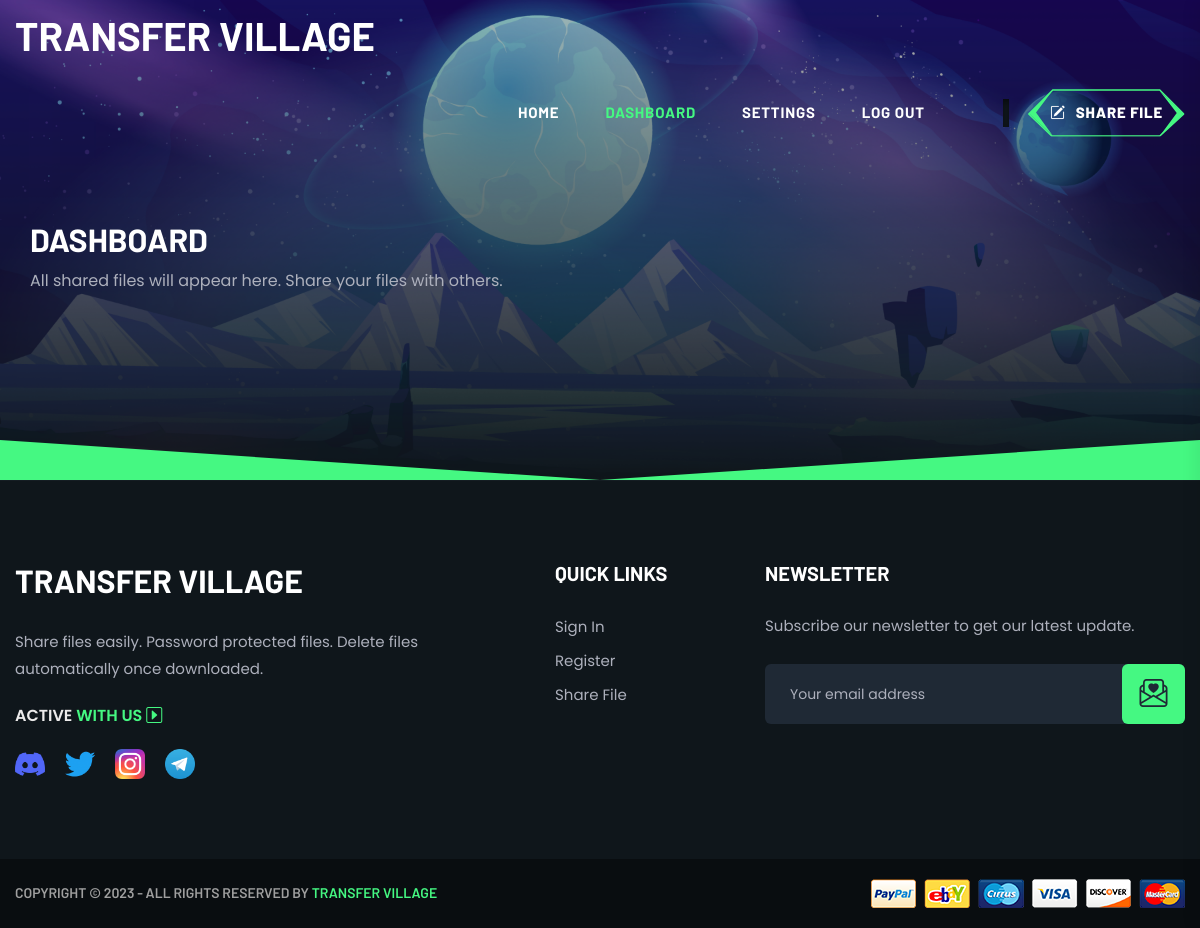
/dashboard/ (signed in), run on an earlier commit of the app's database.
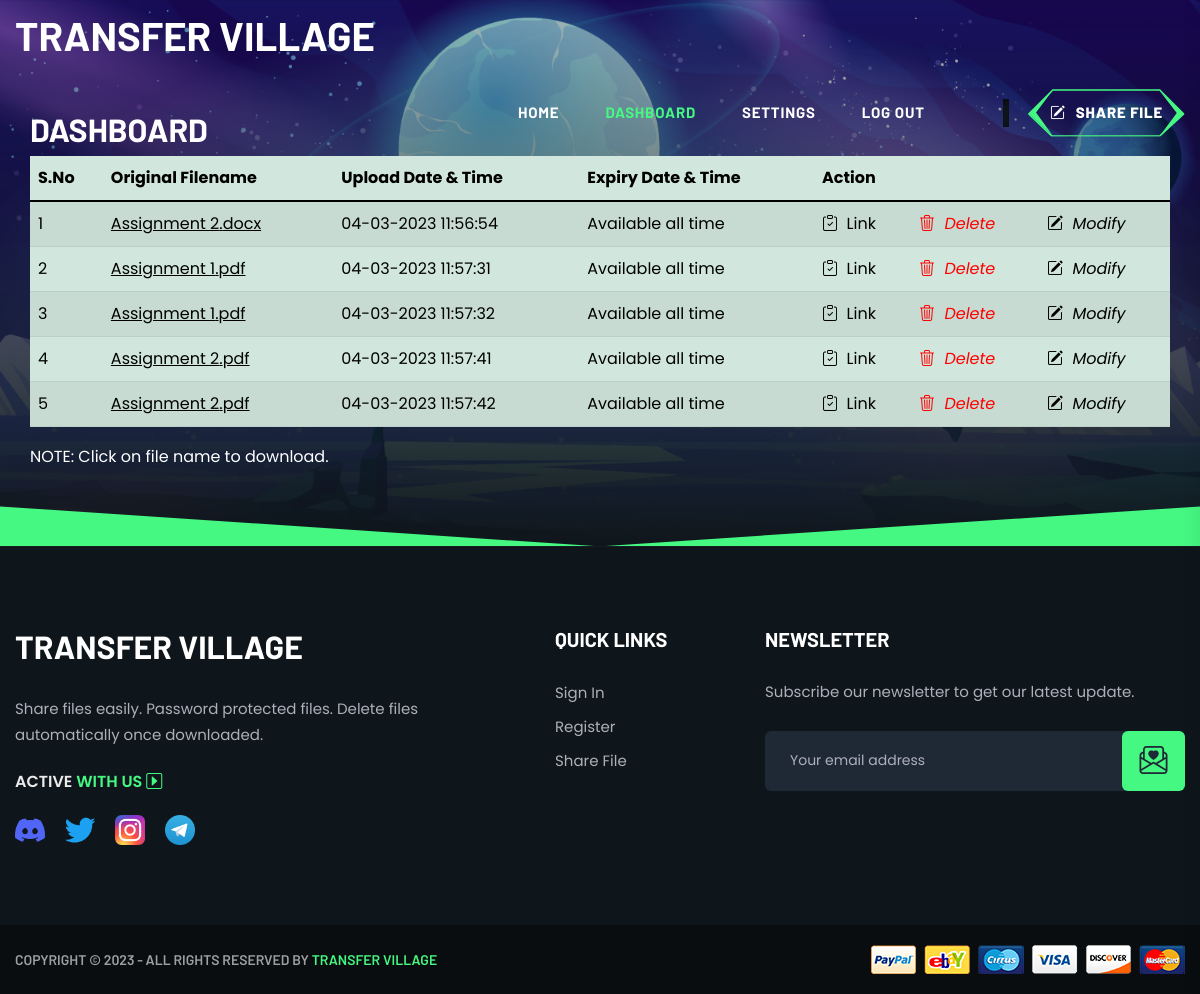
And on a later commit of the database.
### TransferVillage/models.py (models this page shows)
class File(db.Model):
    id = db.Column(db.String(125), primary_key=True)
    folder_name = db.Column(db.String(125))
    original_filename = db.Column(db.String(125))
    filename = db.Column(db.String(125), unique=True)
    is_private = db.Column(db.Boolean, default=False)
    password = db.Column(db.String(1000))
    is_expiry = db.Column(db.Boolean, default=False)
    expires_at = db.Column(db.DateTime)
    uploaded_at = db.Column(db.DateTime)
    link = db.Column(db.String(1000), nullable=False, unique=True)
    user_id = db.Column(db.String(125), db.ForeignKey('user.id'))

### TransferVillage/main/views.py (the view)
@main.route('/dashboard/', methods=['GET','POST'])
@login_required
def dashboard():
    files = File.query.filter_by(user_id=current_user.id).all()
    return render_template('main/dashboard.html', dashboard="active", files=files)

### TransferVillage/models.py (called while the page is built)
@login_manager.user_loader
def load_user(user_id):
    return User.query.get(str(user_id))

### TransferVillage/templates/main/dashboard.html (shortened to what this page needs)
{% extends 'main/base.html' %}
{% block content %}
<main class="main--area">
    <section class="breadcrumb-area breadcrumb__hide-img"
        data-background="{{ url_for('static', filename='assets/img/slider/slider_bg.jpg') }}"
        style="background-image: url(&quot;assets/img/bg/breadcrumb_bg02.jpg&quot;);">
        <div class="container">
            <div class="breadcrumb__wrapper">
                <div class="row">
                    <div class="col-12">
                        <div class="container">
                            <h2> Dashboard</h2>
                            <div class="table-responsive">
                                {% if files %}
                                <table class="table table-success table-striped">
                                    <thead>
                                        <tr>
                                            <th scope="col">S.No</th>
                                            <th scope="col">Original Filename</th>
                                            <th scope="col">Upload Date & Time</th>
                                            <th scope="col">Expiry Date & Time</th>
                                            <th scope="col" colspan="3">Action</th>
                                        </tr>
                                    </thead>
                                    <tbody>
                                        {% for file in files %}
                                        <tr>
                                            <td>{{ loop.index }}</td>
                                            <td><a href="{{ file.link }}"
                                                    style="color: black; text-decoration-line: underline;"
                                                    target="_blank">{{ file.original_filename.split('.')[0] }}.{{
                                                    file.filename.split('.')[1] }}</a></td>
                                            <td>{{ file.uploaded_at.strftime('%d-%m-%Y %H:%M:%S') }}</td>
                                            {% if file.is_expiry %}
                                            <td>{{ file.expires_at.strftime('%d-%m-%Y %H:%M:%S') }}</td>
                                            {% else %}
                                            <td>Available all time</td>
                                            {% endif %}
                                            <td>
                                                <a type="button" onclick="COPYTOCLIPBOARD('{{ file.id }}')"
                                                    id="{{ file.id }}" url="{{ file.link }}">
                                                    <i class="bi bi-clipboard-check new-btn"></i>&nbsp;
                                                    Link</i>
                                                </a>
                                            </td>
                                            <td>
                                                <a type="button" data-bs-toggle="modal"
                                                    data-bs-target="#DeleteModal-{{ file.id }}">
                                                    <i class="bi bi-trash3" style="color: red;">&nbsp;
                                                        Delete</i>
                                                </a>
                                            </td>
                                            <td>
                                                <a type="button" data-bs-toggle="modal"
                                                    data-bs-target="#ModifyModal-{{ file.id }}">
                                                    <i class="bi bi-pencil-square">&nbsp;
                                                        Modify</i>
                                                </a>
                                            </td>
                                        </tr>
                                        {% endfor %}
                                    </tbody>
                                </table>
                                <span style="color: white;">NOTE: Click on file name to download.</span>
                                {% else %}
                                All shared files will appear here. Share your files with others.
                            </div>
                            {% endif %}
                        </div>
                    </div>
                </div>
            </div>
        </div>
    </section>
</main>
{% endblock content %}

### TransferVillage/templates/main/base.html (shortened to what this page needs)
<!doctype html>
<html class="no-js" lang="en">
<head>
    <link rel="stylesheet" href="https://cdn.jsdelivr.net/npm/bootstrap-icons@1.10.3/font/bootstrap-icons.css">
    <link rel="stylesheet" href="{{ url_for('static', filename='assets/css/plugins.css') }}">
    <link rel="stylesheet" href="{{ url_for('static', filename='assets/css/main.css') }}">
</head>
<body>
    <header>
        <div id="sticky-header" class="tg-header__area transparent-header">
            <div class="container custom-container">
                <div class="row">
                    <div class="col-12">
                        <div class="tgmenu__wrap">
                            <nav class="tgmenu__nav">
                                <div class="logo">
                                    <h1><a href="{{ url_for('main.home') }}">Transfer Village</a></h1>
                                </div>
                                <div class="tgmenu__navbar-wrap tgmenu__main-menu d-none d-xl-flex">
                                    <ul class="navigation">
                                        {% if current_user.is_authenticated %}
                                        <li class="{{ home }} menu-item-has-children"><a
                                                href="{{ url_for('main.home') }}">Home</a>
                                        </li>
                                        <li class="{{ dashboard }} menu-item-has-children"><a
                                                href="{{ url_for('main.dashboard') }}">Dashboard</a>
                                        </li>
                                        <li class="{{ settings }} menu-item-has-children"><a
                                                href="{{ url_for('main.settings') }}">Settings</a>
                                        </li>
                                        <li><a href="{{ url_for('main.logout') }}">Log out</a></li>
                                        {% endif %}
                                    </ul>
                                </div>
                                <div class="tgmenu__action d-none d-md-block">
                                    <ul class="list-wrap">
                                        {% if current_user.is_authenticated %}
                                        <li class="header-btn"><a href="{{ url_for('files.upload') }}"
                                                class="tg-border-btn"><i class="bi bi-pencil-square"></i> Share File</a>
                                        </li>
                                        {% endif %}
                                    </ul>
                                </div>
                            </nav>
                        </div>
                    </div>
                </div>
            </div>
        </div>
    </header>
    {% block content %}
    {% endblock %}
    <footer class="footer-style-one">
        <div class="footer__top-wrap">
            <div class="container">
                <div class="row">
                    <div class="col-xl-5 col-lg-6 col-md-8">
                        <div class="footer-widget">
                            <div class="footer-logo logo">
                                <h2>Transfer Village</h2>
                            </div>
                            <div class="footer-text">
                                <p class="desc">Share files
                                    easily. Password protected
                                    files. Delete files automatically once downloaded.</p>
                                <p class="social-title">Active <span>With Us <i
                                            class="bi bi-caret-right-square"></i></span></p>
                                <div class="footer-social">
                                    <a href="#"><img
                                            src="{{ url_for('static', filename='assets/img/icons/social_icon01.png') }}"
                                            alt="iocn"></a>
                                    <a href="#"><img
                                            src="{{ url_for('static', filename='assets/img/icons/social_icon02.png') }}"
                                            alt="iocn"></a>
                                    <a href="#"><img
                                            src="{{ url_for('static', filename='assets/img/icons/social_icon03.png') }}"
                                            alt="iocn"></a>
                                    <a href="#"><img
                                            src="{{ url_for('static', filename='assets/img/icons/social_icon04.png') }}"
                                            alt="iocn"></a>
                                </div>
                            </div>
                        </div>
                    </div>
                    <div class="col-xl-2 col-lg-3 col-md-5 col-sm-6">
                        <div class="footer-widget widget_nav_menu">
                            <h4 class="fw-title">Quick Links</h4>
                            <ul class="list-wrap menu">
                                <li><a href="{{ url_for('main.login') }}">Sign In</a></li>
                                <li><a href="{{ url_for('main.register') }}">Register</a></li>
                                <li><a href="{{ url_for('files.upload') }}">Share File</a></li>
                            </ul>
                        </div>
                    </div>
                    <div class="col-xl-5 col-lg-6 col-md-8">
                        <div class="footer-widget">
                            <h4 class="fw-title">Newsletter</h4>
                            <div class="footer-newsletter">
                                <p>Subscribe our newsletter to get our latest update.</p>
                                <form action="{{ url_for('main.newsletter') }}" method="post"
                                    class="footer-newsletter-form">
                                    <input name="email" type="email" placeholder="Your email address" required>
                                    <button type="submit"><i class="bi bi-envelope-paper-heart"></i></button>
                                </form>
                            </div>
                        </div>
                    </div>
                </div>
            </div>
        </div>
        <div class="copyright__wrap">
            <div class="container">
                <div class="row align-items-center">
                    <div class="col-md-7">
                        <div class="copyright__text">
                            <p>Copyright &copy; 2023 - All Rights Reserved By <span><a
                                        href="{{ url_for('main.home') }}">Transfer Village</a></span></p>
                        </div>
                    </div>
                    <div class="col-md-5">
                        <div class="copyright__card text-center text-md-end">
                            <img src="{{ url_for('static', filename='assets/img/others/payment_card.png') }}"
                                alt="payment card">
                        </div>
                    </div>
                </div>
            </div>
        </div>
    </footer>
</body>
</html>

What changed in the data, as far as the page shows it:
added File: original_filename "Assignment 2", filename "docx", uploaded_at "04-03-2023 11:56:54", is_expiry "Available all time"
added File: original_filename "Assignment 1", filename "pdf", uploaded_at "04-03-2023 11:57:31", is_expiry "Available all time"
added File: original_filename "Assignment 1", filename "pdf", uploaded_at "04-03-2023 11:57:32", is_expiry "Available all time"
added File: original_filename "Assignment 2", filename "pdf", uploaded_at "04-03-2023 11:57:41", is_expiry "Available all time"
added File: original_filename "Assignment 2", filename "pdf", uploaded_at "04-03-2023 11:57:42", is_expiry "Available all time"
Also different on the page:
text no longer shown: "All shared files will appear here. Share your files with others."
text now shown: "S.No Original Filename Upload Date & Time Expiry Date & Time Action NOTE: Click on file name to download."
